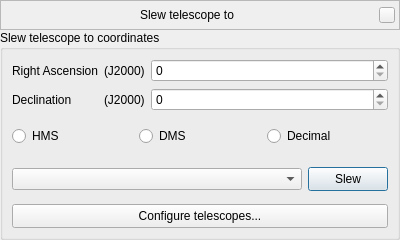
<?xml version="1.0" encoding="UTF-8"?>
<ui version="4.0">
 <class>slewDialog</class>
 <widget class="QWidget" name="slewDialog">
  <property name="geometry">
   <rect>
    <x>0</x>
    <y>0</y>
    <width>400</width>
    <height>240</height>
   </rect>
  </property>
  <property name="sizePolicy">
   <sizepolicy hsizetype="Preferred" vsizetype="Minimum">
    <horstretch>0</horstretch>
    <verstretch>0</verstretch>
   </sizepolicy>
  </property>
  <property name="minimumSize">
   <size>
    <width>400</width>
    <height>0</height>
   </size>
  </property>
  <property name="windowTitle">
   <string>Form</string>
  </property>
  <layout class="QVBoxLayout" name="verticalLayout">
   <property name="spacing">
    <number>0</number>
   </property>
   <property name="margin">
    <number>0</number>
   </property>
   <item>
    <widget class="BarFrame" name="LocationBar">
     <property name="sizePolicy">
      <sizepolicy hsizetype="Expanding" vsizetype="Minimum">
       <horstretch>0</horstretch>
       <verstretch>0</verstretch>
      </sizepolicy>
     </property>
     <property name="minimumSize">
      <size>
       <width>0</width>
       <height>25</height>
      </size>
     </property>
     <property name="maximumSize">
      <size>
       <width>16777215</width>
       <height>30</height>
      </size>
     </property>
     <property name="focusPolicy">
      <enum>Qt::NoFocus</enum>
     </property>
     <property name="autoFillBackground">
      <bool>false</bool>
     </property>
     <property name="frameShape">
      <enum>QFrame::StyledPanel</enum>
     </property>
     <layout class="QHBoxLayout">
      <property name="spacing">
       <number>6</number>
      </property>
      <property name="leftMargin">
       <number>0</number>
      </property>
      <property name="topMargin">
       <number>0</number>
      </property>
      <property name="rightMargin">
       <number>4</number>
      </property>
      <property name="bottomMargin">
       <number>0</number>
      </property>
      <item>
       <spacer name="leftSpacer">
        <property name="orientation">
         <enum>Qt::Horizontal</enum>
        </property>
        <property name="sizeHint" stdset="0">
         <size>
          <width>40</width>
          <height>20</height>
         </size>
        </property>
       </spacer>
      </item>
      <item>
       <widget class="QLabel" name="stelWindowTitle">
        <property name="text">
         <string>Slew telescope to</string>
        </property>
       </widget>
      </item>
      <item>
       <spacer name="rightSpacer">
        <property name="orientation">
         <enum>Qt::Horizontal</enum>
        </property>
        <property name="sizeHint" stdset="0">
         <size>
          <width>40</width>
          <height>20</height>
         </size>
        </property>
       </spacer>
      </item>
      <item>
       <widget class="QPushButton" name="closeStelWindow">
        <property name="minimumSize">
         <size>
          <width>16</width>
          <height>16</height>
         </size>
        </property>
        <property name="maximumSize">
         <size>
          <width>16</width>
          <height>16</height>
         </size>
        </property>
        <property name="focusPolicy">
         <enum>Qt::NoFocus</enum>
        </property>
        <property name="text">
         <string/>
        </property>
       </widget>
      </item>
     </layout>
    </widget>
   </item>
   <item>
    <widget class="QGroupBox" name="groupBox">
     <property name="sizePolicy">
      <sizepolicy hsizetype="Expanding" vsizetype="Minimum">
       <horstretch>0</horstretch>
       <verstretch>0</verstretch>
      </sizepolicy>
     </property>
     <property name="title">
      <string>Slew telescope to coordinates</string>
     </property>
     <layout class="QVBoxLayout" name="verticalLayout_2">
      <item>
       <widget class="QFrame" name="frameCoordinates">
        <property name="sizePolicy">
         <sizepolicy hsizetype="Expanding" vsizetype="Minimum">
          <horstretch>0</horstretch>
          <verstretch>0</verstretch>
         </sizepolicy>
        </property>
        <layout class="QGridLayout" name="gridLayout">
         <property name="margin">
          <number>0</number>
         </property>
         <item row="0" column="0">
          <widget class="QLabel" name="labelRA">
           <property name="sizePolicy">
            <sizepolicy hsizetype="Minimum" vsizetype="Preferred">
             <horstretch>0</horstretch>
             <verstretch>0</verstretch>
            </sizepolicy>
           </property>
           <property name="text">
            <string>Right Ascension</string>
           </property>
          </widget>
         </item>
         <item row="0" column="1">
          <widget class="QLabel" name="labelJ2000_1">
           <property name="sizePolicy">
            <sizepolicy hsizetype="Minimum" vsizetype="Preferred">
             <horstretch>0</horstretch>
             <verstretch>0</verstretch>
            </sizepolicy>
           </property>
           <property name="text">
            <string>(J2000)</string>
           </property>
          </widget>
         </item>
         <item row="1" column="0">
          <widget class="QLabel" name="labelDec">
           <property name="sizePolicy">
            <sizepolicy hsizetype="Minimum" vsizetype="Preferred">
             <horstretch>0</horstretch>
             <verstretch>0</verstretch>
            </sizepolicy>
           </property>
           <property name="text">
            <string>Declination</string>
           </property>
          </widget>
         </item>
         <item row="1" column="1">
          <widget class="QLabel" name="labelJ2000_2">
           <property name="sizePolicy">
            <sizepolicy hsizetype="Minimum" vsizetype="Preferred">
             <horstretch>0</horstretch>
             <verstretch>0</verstretch>
            </sizepolicy>
           </property>
           <property name="text">
            <string>(J2000)</string>
           </property>
          </widget>
         </item>
         <item row="1" column="2">
          <widget class="AngleSpinBox" name="spinBoxDec">
           <property name="sizePolicy">
            <sizepolicy hsizetype="Preferred" vsizetype="Fixed">
             <horstretch>0</horstretch>
             <verstretch>0</verstretch>
            </sizepolicy>
           </property>
          </widget>
         </item>
         <item row="0" column="2">
          <widget class="AngleSpinBox" name="spinBoxRA">
           <property name="sizePolicy">
            <sizepolicy hsizetype="Expanding" vsizetype="Fixed">
             <horstretch>0</horstretch>
             <verstretch>0</verstretch>
            </sizepolicy>
           </property>
          </widget>
         </item>
        </layout>
       </widget>
      </item>
      <item>
       <widget class="QFrame" name="frameFormat">
        <property name="sizePolicy">
         <sizepolicy hsizetype="Expanding" vsizetype="Preferred">
          <horstretch>0</horstretch>
          <verstretch>0</verstretch>
         </sizepolicy>
        </property>
        <property name="frameShape">
         <enum>QFrame::NoFrame</enum>
        </property>
        <property name="frameShadow">
         <enum>QFrame::Plain</enum>
        </property>
        <layout class="QHBoxLayout" name="horizontalLayout">
         <property name="spacing">
          <number>6</number>
         </property>
         <property name="margin">
          <number>0</number>
         </property>
         <item>
          <widget class="QRadioButton" name="radioButtonHMS">
           <property name="toolTip">
            <string>Hours-minutes-seconds format</string>
           </property>
           <property name="text">
            <string>HMS</string>
           </property>
          </widget>
         </item>
         <item>
          <widget class="QRadioButton" name="radioButtonDMS">
           <property name="toolTip">
            <string>Degrees-minutes-seconds format</string>
           </property>
           <property name="text">
            <string>DMS</string>
           </property>
          </widget>
         </item>
         <item>
          <widget class="QRadioButton" name="radioButtonDecimal">
           <property name="toolTip">
            <string>Decimal degrees</string>
           </property>
           <property name="text">
            <string>Decimal</string>
           </property>
          </widget>
         </item>
        </layout>
       </widget>
      </item>
      <item>
       <widget class="QFrame" name="frameTelescope">
        <property name="sizePolicy">
         <sizepolicy hsizetype="Expanding" vsizetype="Preferred">
          <horstretch>0</horstretch>
          <verstretch>0</verstretch>
         </sizepolicy>
        </property>
        <layout class="QHBoxLayout" name="horizontalLayout_3">
         <property name="spacing">
          <number>6</number>
         </property>
         <property name="margin">
          <number>0</number>
         </property>
         <item>
          <widget class="QComboBox" name="comboBoxTelescope">
           <property name="sizePolicy">
            <sizepolicy hsizetype="MinimumExpanding" vsizetype="Fixed">
             <horstretch>0</horstretch>
             <verstretch>0</verstretch>
            </sizepolicy>
           </property>
           <property name="insertPolicy">
            <enum>QComboBox::InsertAlphabetically</enum>
           </property>
          </widget>
         </item>
         <item>
          <widget class="QPushButton" name="pushButtonSlew">
           <property name="minimumSize">
            <size>
             <width>50</width>
             <height>24</height>
            </size>
           </property>
           <property name="text">
            <string>Slew</string>
           </property>
           <property name="default">
            <bool>true</bool>
           </property>
          </widget>
         </item>
        </layout>
       </widget>
      </item>
      <item>
       <widget class="QPushButton" name="pushButtonConfigure">
        <property name="sizePolicy">
         <sizepolicy hsizetype="Expanding" vsizetype="Fixed">
          <horstretch>0</horstretch>
          <verstretch>0</verstretch>
         </sizepolicy>
        </property>
        <property name="minimumSize">
         <size>
          <width>0</width>
          <height>24</height>
         </size>
        </property>
        <property name="text">
         <string>Configure telescopes...</string>
        </property>
       </widget>
      </item>
     </layout>
    </widget>
   </item>
  </layout>
 </widget>
 <customwidgets>
  <customwidget>
   <class>BarFrame</class>
   <extends>QFrame</extends>
   <header>Dialog.hpp</header>
   <container>1</container>
  </customwidget>
  <customwidget>
   <class>AngleSpinBox</class>
   <extends>QSpinBox</extends>
   <header location="global">AngleSpinBox.hpp</header>
  </customwidget>
 </customwidgets>
 <tabstops>
  <tabstop>spinBoxRA</tabstop>
  <tabstop>spinBoxDec</tabstop>
  <tabstop>radioButtonHMS</tabstop>
  <tabstop>radioButtonDMS</tabstop>
  <tabstop>radioButtonDecimal</tabstop>
  <tabstop>comboBoxTelescope</tabstop>
  <tabstop>pushButtonSlew</tabstop>
  <tabstop>pushButtonConfigure</tabstop>
 </tabstops>
 <resources/>
 <connections/>
</ui>
